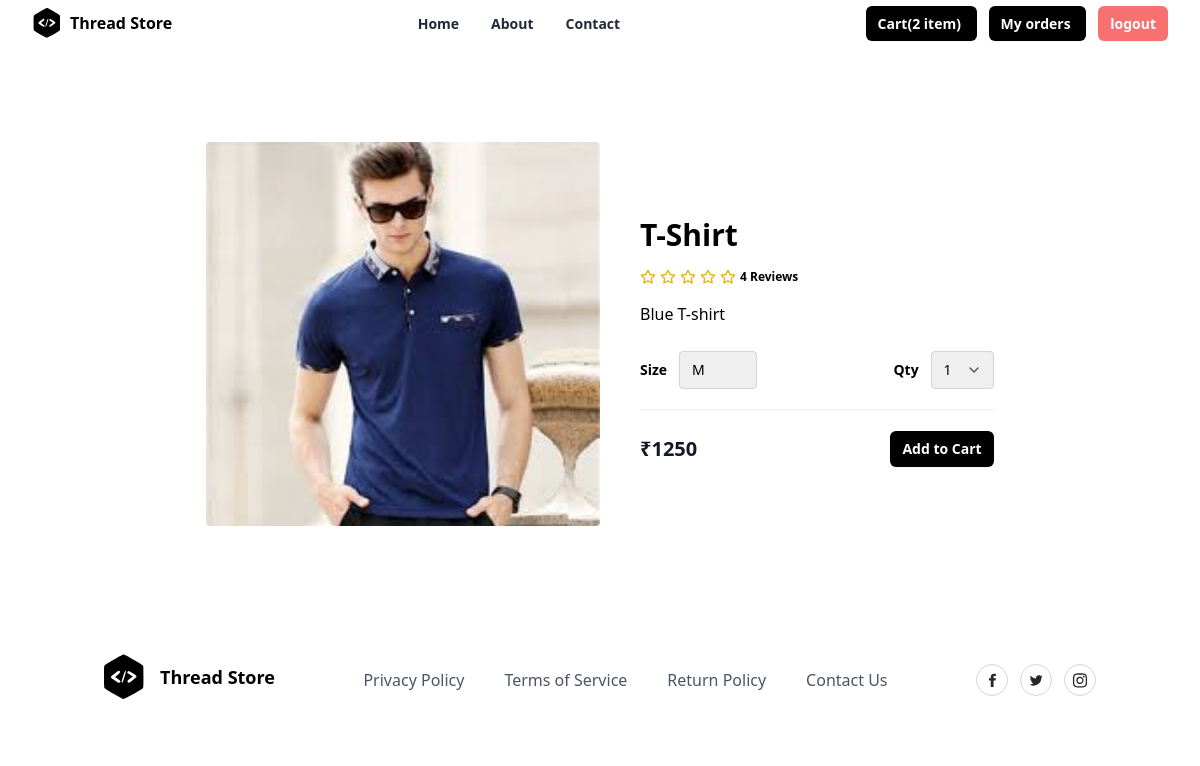
Page /product/3/ (signed in) on the committed database.
### store/models.py (models this page shows, shortened)
class Basket(models.Model):
    owner = models.OneToOneField(User, on_delete=models.CASCADE,related_name="cart")
    created_date = models.DateTimeField(auto_now_add=True)
    updated_date = models.DateTimeField(auto_now=True)
    is_active = models.BooleanField(default=True)
    @property
    def cart_item_count(self):
        return self.cartitems.filter(is_order_placed=False).count()

class Product(models.Model):
    title = models.CharField(max_length=200)
    description = models.TextField(null=True, blank=True)
    size_object = models.ManyToManyField(Size)
    category_object = models.ForeignKey(Category, on_delete=models.CASCADE)
    brand_object = models.ForeignKey(Brand, on_delete=models.CASCADE)
    image = models.ImageField(upload_to='product_images', null=True, blank=True, default='product_images/default.jpg')
    price = models.PositiveIntegerField()
    tag_object=models.ManyToManyField(Tag)
    created_date = models.DateTimeField(auto_now_add=True)
    updated_date = models.DateTimeField(auto_now=True)
    is_active = models.BooleanField(default=True)

### store/views.py (the view)
# urls.py: path('product/<int:pk>/',views.ProductDetailView.as_view(),name="product-detail"),
class ProductDetailView(View):
    def get(self,request,*args,**kwargs):
        id=kwargs.get("pk")
        qs=Product.objects.get(id=id)
        return render(request,"product_deatail.html",{"data":qs})

### store/templates/product_deatail.html (shortened to what this page needs)
{%extends 'base.html'%}
{%block main_block%}
<section class="overflow-hidden">
    <form action="{%url 'add-cart' data.id%}" method="post">
    <div class="mx-auto max-w-5xl px-5 py-24">
      <div class="mx-auto flex flex-wrap items-center lg:w-4/5">
        <img
          alt="Nike Air Max 21A"
          class="h-64 w-full rounded object-cover lg:h-96 lg:w-1/2"
          src="{{data.image.url}}"
        />
        <div class="mt-6 w-full lg:mt-0 lg:w-1/2 lg:pl-10">
          <h1 class="my-4 text-3xl font-semibold text-black"> {{data.title}}</h1>
          <div class="my-4 flex items-center">
            <span class="flex items-center space-x-1">
              <span class="ml-3 inline-block text-xs font-semibold">
                4 Reviews
              </span>
            </span>
          </div>
          <p class="leading-relaxed">
           {{data.description}}
          </p>
          <div class="mb-5 mt-6 flex items-center border-b-2 border-gray-100 pb-5">
            <div class="flex items-center">
              <span class="mr-3 text-sm font-semibold">Size</span>
              <select name="size" class="appearance-none rounded border border-gray-300 py-2 pl-3 pr-10 text-sm focus:border-black focus:outline-none focus:ring-2 focus:ring-black">
                {%for sob in data.size_object.all%}
                 <option value="{{sob.name}}">{{sob.name}}</option>
                {%endfor%}
              </select>
            </div>
            <div class="ml-auto flex items-center">
              <span class="mr-3 text-sm font-semibold">Qty</span>
              <div class="relative">
                <select name="qty" class="appearance-none rounded border border-gray-300 py-2 pl-3 pr-10 text-sm focus:border-black focus:outline-none focus:ring-2 focus:ring-black">
                  <option>1</option>
                </select>
                <span class="pointer-events-none absolute right-0 top-0 flex h-full w-10 items-center justify-center text-center text-gray-600">
                </span>
              </div>
            </div>
          </div>
          <div class="flex items-center justify-between">
            <span class="title-font text-xl font-bold text-gray-900">
              ₹{{data.price}}
            </span>
            <button
              type="submit"
              class="rounded-md bg-black px-3 py-2 text-sm font-semibold text-white shadow-sm hover:bg-black/80 focus-visible:outline focus-visible:outline-2 focus-visible:outline-offset-2 focus-visible:outline-black"
            >
              Add to Cart
            </button>
          </div>
        </div>
      </div>
    </div>
</form>
  </section>
{%endblock%}

### store/templates/base.html (shortened to what this page needs)
<!DOCTYPE html>
<html lang="en">
<head>
    <script src="https://cdn.tailwindcss.com"></script>
</head>
<body>
    <div class="relative w-full bg-white">
        <div class="mx-auto flex max-w-7xl items-center justify-between px-4 py-2 sm:px-6 lg:px-8">
          <div class="inline-flex items-center space-x-2">
            <span>
            </span>
            <span class="font-bold">Thread Store</span>
          </div>
          <div class="hidden lg:block">
            <ul class="inline-flex space-x-8">
              <li>
                <a
                  href="#"
                  class="text-sm font-semibold text-gray-800 hover:text-gray-900"
                >
                  Home
                </a>
              </li>
              <li>
                <a
                  href="#"
                  class="text-sm font-semibold text-gray-800 hover:text-gray-900"
                >
                  About
                </a>
              </li>
              <li>
                <a
                  href="#"
                  class="text-sm font-semibold text-gray-800 hover:text-gray-900"
                >
                  Contact
                </a>
              </li>
            </ul>
          </div>
          <div class="hidden lg:block">
            <a
              href="{%url 'cart-summary'%}"
              class="rounded-md bg-black px-3 py-2 text-sm font-semibold text-white shadow-sm hover:bg-black/80 focus-visible:outline focus-visible:outline-2 focus-visible:outline-offset-2 focus-visible:outline-black"
            >
              Cart({{request.user.cart.cart_item_count}} item)
          </a>
          <a
          href="{%url 'order-summary'%}"
          class="rounded-md ms-3 bg-black px-3 py-2 text-sm font-semibold text-white shadow-sm hover:bg-black/80 focus-visible:outline focus-visible:outline-2 focus-visible:outline-offset-2 focus-visible:outline-black"
        >
          My orders
      </a>
          <a
          href="{%url 'signout'%}"
          class="rounded-md ms-3 bg-red-400 px-3 py-2 text-sm font-semibold text-white shadow-sm hover:bg-black/80 focus-visible:outline focus-visible:outline-2 focus-visible:outline-offset-2 focus-visible:outline-black"
            >
            logout
          </a>
          </div>
        </div>
      </div>
    {%block main_block%}
    {%endblock%}
    <section class="relative overflow-hidden bg-white py-8">
        <div class="container relative z-10 mx-auto px-4">
          <div class="-m-8 flex flex-wrap items-center justify-between">
            <div class="w-auto p-8">
              <a href="#">
                <div class="inline-flex items-center">
                  <span class="ml-4 text-lg font-bold">Thread Store</span>
                </div>
              </a>
            </div>
            <div class="w-auto p-8">
              <ul class="-m-5 flex flex-wrap items-center">
                <li class="p-5">
                  <a class="font-medium text-gray-600 hover:text-gray-700" href="#">
                    Privacy Policy
                  </a>
                </li>
                <li class="p-5">
                  <a class="font-medium text-gray-600 hover:text-gray-700" href="#">
                    Terms of Service
                  </a>
                </li>
                <li class="p-5">
                  <a class="font-medium text-gray-600 hover:text-gray-700" href="#">
                    Return Policy
                  </a>
                </li>
                <li class="p-5">
                  <a class="font-medium text-gray-600 hover:text-gray-700" href="#">
                    Contact Us
                  </a>
                </li>
              </ul>
            </div>
            <div class="w-auto p-8">
              <div class="-m-1.5 flex flex-wrap">
                <div class="w-auto p-1.5">
                  <a href="#">
                    <div class="flex h-8 w-8 items-center justify-center rounded-full border border-gray-300 hover:border-gray-400">
                    </div>
                  </a>
                </div>
                <div class="w-auto p-1.5">
                  <a href="#">
                    <div class="flex h-8 w-8 items-center justify-center rounded-full border border-gray-300 hover:border-gray-400">
                    </div>
                  </a>
                </div>
                <div class="w-auto p-1.5">
                  <a href="#">
                    <div class="flex h-8 w-8 items-center justify-center rounded-full border border-gray-300 hover:border-gray-400">
                    </div>
                  </a>
                </div>
              </div>
            </div>
          </div>
        </div>
      </section>
</body>
</html>

### rows in the picture
Product: image (picture), title "T-Shirt", description "Blue T-shirt", price "1250"

### other values in the picture
{{ request.user.cart.cart_item_count }} "2"
form field size "M"
